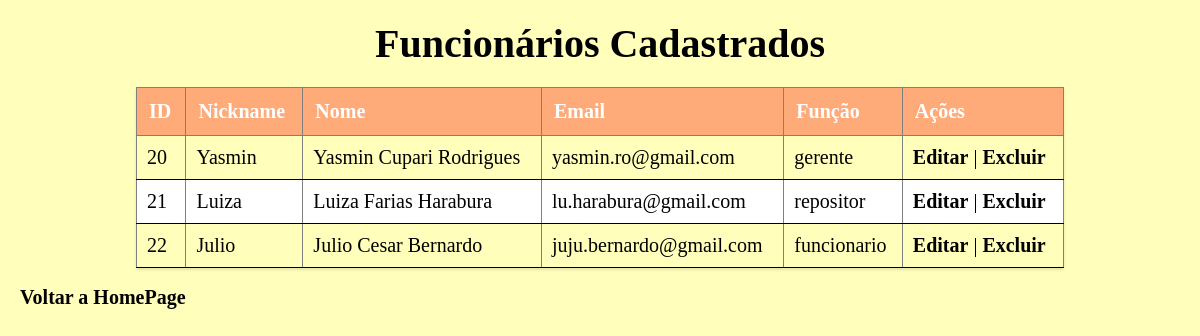
Screenshot of /lista_funcionarios.php (signed in) with the database file from the repository.
### tables this page shows
CREATE TABLE `funcionarios` (
  `idFunc` int(11) NOT NULL,
  `nickname` varchar(50) DEFAULT NULL,
  `senha` varchar(255) DEFAULT NULL,
  `nomeCompleto` varchar(100) DEFAULT NULL,
  `email` varchar(100) DEFAULT NULL,
  `funcao` enum('gerente','funcionario','repositor') DEFAULT NULL
);

### lista_funcionarios.php (the view, shortened to what this page needs)
<?php
    include 'conexao.php';
    $resultado = $conn->query("SELECT idFunc, nickname, nomeCompleto, email, funcao FROM funcionarios");
    echo "<h2>Funcionários Cadastrados</h2>";
    echo "<table border='1'>
    <tr><th>ID</th><th>Nickname</th><th>Nome</th><th>Email</th><th>Função</th><th>Ações</th></tr>";
    while ($linha = $resultado->fetch_assoc()) {
        echo "<tr>
            <td>{$linha['idFunc']}</td>
            <td>{$linha['nickname']}</td>
            <td>{$linha['nomeCompleto']}</td>
            <td>{$linha['email']}</td>
            <td>{$linha['funcao']}</td>
            <td>
                <a href='editar_informacoes_funcionario.php?id={$linha['idFunc']}'>Editar</a> |
                <a href='excluir_funcionario.php?id={$linha['idFunc']}' onclick=\"return confirm('Tem certeza que deseja excluir?');\">Excluir</a>
            </td>
        </tr>";
    }
    echo "</table>";
    echo "<br><a href='homepage.php'>Voltar a HomePage</a>";
?>

### lista_funcionarios.php (style rules this page uses)
h2 { font-size: 40px; color: black; text-align: center; margin-bottom: 20px; }
table { font-size: 20px; width: 80%; margin: 0 auto; border-collapse: collapse; box-shadow: 0 2px 3px rgba(0,0,0,0.1); background-color: white; }
th { background-color:rgba(255, 170, 121, 1); color: white; padding: 12px; text-align: left; }
td { padding: 10px; border-bottom: 1px solid black; }
tr:nth-child(even) { background-color:rgba(255, 254, 186, 1); }
a { font-size: 20px; color: black; text-decoration: none; font-weight: bold; }

### rows the page displays
funcionarios: idFunc "20", nickname "Yasmin", nomeCompleto "Yasmin Cupari Rodrigues", email "yasmin.ro@gmail.com", funcao "gerente"
funcionarios: idFunc "21", nickname "Luiza", nomeCompleto "Luiza Farias Harabura", email "lu.harabura@gmail.com", funcao "repositor"
funcionarios: idFunc "22", nickname "Julio", nomeCompleto "Julio Cesar Bernardo", email "juju.bernardo@gmail.com", funcao "funcionario"
